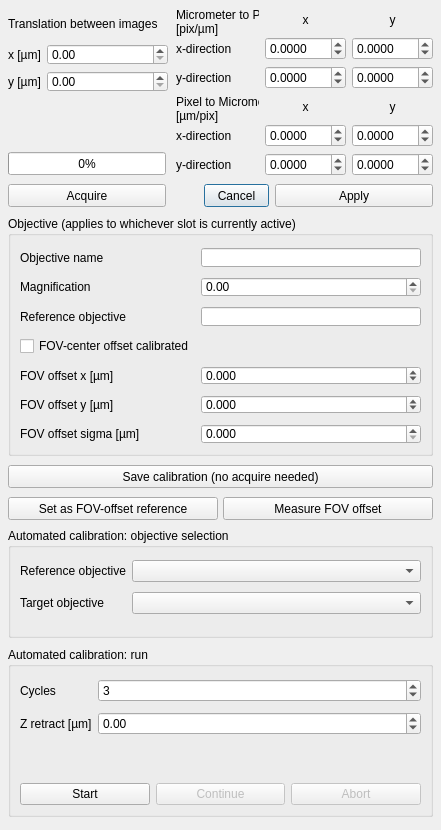
<?xml version="1.0" encoding="UTF-8"?>
<ui version="4.0">
 <class>Dialog</class>
 <widget class="QDialog" name="Dialog">
  <property name="geometry">
   <rect>
    <x>0</x>
    <y>0</y>
    <width>441</width>
    <height>830</height>
   </rect>
  </property>
  <property name="windowTitle">
   <string>Scale calibration</string>
  </property>
  <widget class="QPushButton" name="button_cancel">
   <property name="geometry">
    <rect>
     <x>204</x>
     <y>184</y>
     <width>65</width>
     <height>23</height>
    </rect>
   </property>
   <property name="text">
    <string>Cancel</string>
   </property>
  </widget>
  <widget class="QPushButton" name="button_apply">
   <property name="geometry">
    <rect>
     <x>275</x>
     <y>184</y>
     <width>158</width>
     <height>23</height>
    </rect>
   </property>
   <property name="text">
    <string>Apply</string>
   </property>
  </widget>
  <widget class="QWidget" name="verticalLayoutWidget">
   <property name="geometry">
    <rect>
     <x>8</x>
     <y>8</y>
     <width>160</width>
     <height>84</height>
    </rect>
   </property>
   <layout class="QVBoxLayout" name="verticalLayout">
    <property name="spacing">
     <number>6</number>
    </property>
    <item>
     <widget class="QLabel" name="settings_label">
      <property name="sizePolicy">
       <sizepolicy hsizetype="Preferred" vsizetype="Fixed">
        <horstretch>0</horstretch>
        <verstretch>0</verstretch>
       </sizepolicy>
      </property>
      <property name="minimumSize">
       <size>
        <width>0</width>
        <height>30</height>
       </size>
      </property>
      <property name="maximumSize">
       <size>
        <width>16777215</width>
        <height>28</height>
       </size>
      </property>
      <property name="text">
       <string>Translation between images</string>
      </property>
      <property name="alignment">
       <set>Qt::AlignLeading|Qt::AlignLeft|Qt::AlignVCenter</set>
      </property>
     </widget>
    </item>
    <item>
     <layout class="QFormLayout" name="formLayout">
      <item row="0" column="0">
       <widget class="QLabel" name="dx_label">
        <property name="text">
         <string>x [µm]</string>
        </property>
       </widget>
      </item>
      <item row="0" column="1">
       <widget class="QDoubleSpinBox" name="dx">
        <property name="minimumSize">
         <size>
          <width>74</width>
          <height>0</height>
         </size>
        </property>
        <property name="minimum">
         <double>0.000000000000000</double>
        </property>
        <property name="maximum">
         <double>100.000000000000000</double>
        </property>
       </widget>
      </item>
      <item row="1" column="0">
       <widget class="QLabel" name="dy_label">
        <property name="text">
         <string>y [µm]</string>
        </property>
       </widget>
      </item>
      <item row="1" column="1">
       <widget class="QDoubleSpinBox" name="dy">
        <property name="minimumSize">
         <size>
          <width>74</width>
          <height>0</height>
         </size>
        </property>
        <property name="maximum">
         <double>100.000000000000000</double>
        </property>
       </widget>
      </item>
     </layout>
    </item>
   </layout>
  </widget>
  <widget class="QWidget" name="verticalLayoutWidget_2">
   <property name="geometry">
    <rect>
     <x>176</x>
     <y>8</y>
     <width>257</width>
     <height>168</height>
    </rect>
   </property>
   <layout class="QVBoxLayout" name="verticalLayout_2">
    <item>
     <layout class="QGridLayout" name="gridLayout">
      <property name="spacing">
       <number>6</number>
      </property>
      <item row="1" column="2">
       <widget class="QDoubleSpinBox" name="micrometerToPixX_y">
        <property name="decimals">
         <number>4</number>
        </property>
        <property name="minimum">
         <double>-100.000000000000000</double>
        </property>
        <property name="maximum">
         <double>100.000000000000000</double>
        </property>
        <property name="singleStep">
         <double>0.100000000000000</double>
        </property>
       </widget>
      </item>
      <item row="2" column="0">
       <widget class="QLabel" name="label_6">
        <property name="text">
         <string>y-direction</string>
        </property>
       </widget>
      </item>
      <item row="1" column="1">
       <widget class="QDoubleSpinBox" name="micrometerToPixX_x">
        <property name="decimals">
         <number>4</number>
        </property>
        <property name="minimum">
         <double>-100.000000000000000</double>
        </property>
        <property name="maximum">
         <double>100.000000000000000</double>
        </property>
        <property name="singleStep">
         <double>0.100000000000000</double>
        </property>
       </widget>
      </item>
      <item row="2" column="2">
       <widget class="QDoubleSpinBox" name="micrometerToPixY_y">
        <property name="decimals">
         <number>4</number>
        </property>
        <property name="minimum">
         <double>-100.000000000000000</double>
        </property>
        <property name="maximum">
         <double>100.000000000000000</double>
        </property>
        <property name="singleStep">
         <double>0.100000000000000</double>
        </property>
       </widget>
      </item>
      <item row="2" column="1">
       <widget class="QDoubleSpinBox" name="micrometerToPixY_x">
        <property name="decimals">
         <number>4</number>
        </property>
        <property name="minimum">
         <double>-100.000000000000000</double>
        </property>
        <property name="maximum">
         <double>100.000000000000000</double>
        </property>
        <property name="singleStep">
         <double>0.100000000000000</double>
        </property>
       </widget>
      </item>
      <item row="0" column="1">
       <widget class="QLabel" name="label_5">
        <property name="text">
         <string>x</string>
        </property>
        <property name="alignment">
         <set>Qt::AlignCenter</set>
        </property>
       </widget>
      </item>
      <item row="0" column="2">
       <widget class="QLabel" name="label_7">
        <property name="text">
         <string>y</string>
        </property>
        <property name="alignment">
         <set>Qt::AlignCenter</set>
        </property>
       </widget>
      </item>
      <item row="1" column="0">
       <widget class="QLabel" name="label_4">
        <property name="text">
         <string>x-direction</string>
        </property>
       </widget>
      </item>
      <item row="0" column="0">
       <widget class="QLabel" name="label_12">
        <property name="sizePolicy">
         <sizepolicy hsizetype="Preferred" vsizetype="Fixed">
          <horstretch>0</horstretch>
          <verstretch>0</verstretch>
         </sizepolicy>
        </property>
        <property name="minimumSize">
         <size>
          <width>0</width>
          <height>28</height>
         </size>
        </property>
        <property name="maximumSize">
         <size>
          <width>16777215</width>
          <height>28</height>
         </size>
        </property>
        <property name="text">
         <string>Micrometer to Pixel
[pix/µm]</string>
        </property>
       </widget>
      </item>
     </layout>
    </item>
    <item>
     <layout class="QGridLayout" name="gridLayout_2">
      <property name="spacing">
       <number>6</number>
      </property>
      <item row="1" column="2">
       <widget class="QDoubleSpinBox" name="pixToMicrometerX_y">
        <property name="decimals">
         <number>4</number>
        </property>
        <property name="minimum">
         <double>-100.000000000000000</double>
        </property>
        <property name="maximum">
         <double>100.000000000000000</double>
        </property>
        <property name="singleStep">
         <double>0.010000000000000</double>
        </property>
       </widget>
      </item>
      <item row="2" column="0">
       <widget class="QLabel" name="label_8">
        <property name="text">
         <string>y-direction</string>
        </property>
       </widget>
      </item>
      <item row="1" column="1">
       <widget class="QDoubleSpinBox" name="pixToMicrometerX_x">
        <property name="decimals">
         <number>4</number>
        </property>
        <property name="minimum">
         <double>-100.000000000000000</double>
        </property>
        <property name="maximum">
         <double>100.000000000000000</double>
        </property>
        <property name="singleStep">
         <double>0.010000000000000</double>
        </property>
       </widget>
      </item>
      <item row="2" column="2">
       <widget class="QDoubleSpinBox" name="pixToMicrometerY_y">
        <property name="decimals">
         <number>4</number>
        </property>
        <property name="minimum">
         <double>-100.000000000000000</double>
        </property>
        <property name="maximum">
         <double>100.000000000000000</double>
        </property>
        <property name="singleStep">
         <double>0.010000000000000</double>
        </property>
       </widget>
      </item>
      <item row="2" column="1">
       <widget class="QDoubleSpinBox" name="pixToMicrometerY_x">
        <property name="decimals">
         <number>4</number>
        </property>
        <property name="minimum">
         <double>-100.000000000000000</double>
        </property>
        <property name="maximum">
         <double>100.000000000000000</double>
        </property>
        <property name="singleStep">
         <double>0.010000000000000</double>
        </property>
       </widget>
      </item>
      <item row="1" column="0">
       <widget class="QLabel" name="label_9">
        <property name="text">
         <string>x-direction</string>
        </property>
       </widget>
      </item>
      <item row="0" column="1">
       <widget class="QLabel" name="label_10">
        <property name="text">
         <string>x</string>
        </property>
        <property name="alignment">
         <set>Qt::AlignCenter</set>
        </property>
       </widget>
      </item>
      <item row="0" column="2">
       <widget class="QLabel" name="label_11">
        <property name="text">
         <string>y</string>
        </property>
        <property name="alignment">
         <set>Qt::AlignCenter</set>
        </property>
       </widget>
      </item>
      <item row="0" column="0">
       <widget class="QLabel" name="label_13">
        <property name="sizePolicy">
         <sizepolicy hsizetype="Preferred" vsizetype="Fixed">
          <horstretch>0</horstretch>
          <verstretch>0</verstretch>
         </sizepolicy>
        </property>
        <property name="minimumSize">
         <size>
          <width>0</width>
          <height>28</height>
         </size>
        </property>
        <property name="maximumSize">
         <size>
          <width>16777215</width>
          <height>28</height>
         </size>
        </property>
        <property name="text">
         <string>Pixel to Micrometer
[µm/pix]</string>
        </property>
       </widget>
      </item>
     </layout>
    </item>
   </layout>
  </widget>
  <widget class="QPushButton" name="button_acquire">
   <property name="geometry">
    <rect>
     <x>8</x>
     <y>184</y>
     <width>158</width>
     <height>23</height>
    </rect>
   </property>
   <property name="text">
    <string>Acquire</string>
   </property>
  </widget>
  <widget class="QProgressBar" name="progress">
   <property name="geometry">
    <rect>
     <x>8</x>
     <y>152</y>
     <width>158</width>
     <height>23</height>
    </rect>
   </property>
   <property name="value">
    <number>0</number>
   </property>
   <property name="alignment">
    <set>Qt::AlignLeading|Qt::AlignLeft|Qt::AlignVCenter</set>
   </property>
  </widget>
  <widget class="QGroupBox" name="objectiveGroupBox">
   <property name="geometry">
    <rect>
     <x>8</x>
     <y>216</y>
     <width>425</width>
     <height>240</height>
    </rect>
   </property>
   <property name="title">
    <string>Objective (applies to whichever slot is currently active)</string>
   </property>
   <layout class="QFormLayout" name="objectiveFormLayout">
    <property name="verticalSpacing">
     <number>10</number>
    </property>
    <property name="horizontalSpacing">
     <number>6</number>
    </property>
    <property name="leftMargin">
     <number>9</number>
    </property>
    <property name="topMargin">
     <number>12</number>
    </property>
    <property name="rightMargin">
     <number>9</number>
    </property>
    <property name="bottomMargin">
     <number>9</number>
    </property>
    <item row="0" column="0">
     <widget class="QLabel" name="objectiveName_label">
      <property name="text">
       <string>Objective name</string>
      </property>
     </widget>
    </item>
    <item row="0" column="1">
     <widget class="QLineEdit" name="objectiveName"/>
    </item>
    <item row="1" column="0">
     <widget class="QLabel" name="magnification_label">
      <property name="text">
       <string>Magnification</string>
      </property>
     </widget>
    </item>
    <item row="1" column="1">
     <widget class="QDoubleSpinBox" name="magnification">
      <property name="minimum">
       <double>0.000000000000000</double>
      </property>
      <property name="maximum">
       <double>1000.000000000000000</double>
      </property>
     </widget>
    </item>
    <item row="2" column="0">
     <widget class="QLabel" name="referenceObjectiveName_label">
      <property name="text">
       <string>Reference objective</string>
      </property>
     </widget>
    </item>
    <item row="2" column="1">
     <widget class="QLineEdit" name="referenceObjectiveName"/>
    </item>
    <item row="3" column="0">
     <widget class="QCheckBox" name="hasFovOffsetCheckbox">
      <property name="text">
       <string>FOV-center offset calibrated</string>
      </property>
     </widget>
    </item>
    <item row="4" column="0">
     <widget class="QLabel" name="fovOffsetX_label">
      <property name="text">
       <string>FOV offset x [µm]</string>
      </property>
     </widget>
    </item>
    <item row="4" column="1">
     <widget class="QDoubleSpinBox" name="fovOffsetX">
      <property name="decimals">
       <number>3</number>
      </property>
      <property name="minimum">
       <double>-100000.000000000000000</double>
      </property>
      <property name="maximum">
       <double>100000.000000000000000</double>
      </property>
     </widget>
    </item>
    <item row="5" column="0">
     <widget class="QLabel" name="fovOffsetY_label">
      <property name="text">
       <string>FOV offset y [µm]</string>
      </property>
     </widget>
    </item>
    <item row="5" column="1">
     <widget class="QDoubleSpinBox" name="fovOffsetY">
      <property name="decimals">
       <number>3</number>
      </property>
      <property name="minimum">
       <double>-100000.000000000000000</double>
      </property>
      <property name="maximum">
       <double>100000.000000000000000</double>
      </property>
     </widget>
    </item>
    <item row="6" column="0">
     <widget class="QLabel" name="fovOffsetSigma_label">
      <property name="text">
       <string>FOV offset sigma [µm]</string>
      </property>
     </widget>
    </item>
    <item row="6" column="1">
     <widget class="QDoubleSpinBox" name="fovOffsetSigma">
      <property name="decimals">
       <number>3</number>
      </property>
      <property name="minimum">
       <double>0.000000000000000</double>
      </property>
      <property name="maximum">
       <double>100000.000000000000000</double>
      </property>
     </widget>
    </item>
   </layout>
  </widget>
  <widget class="QPushButton" name="button_save">
   <property name="geometry">
    <rect>
     <x>8</x>
     <y>465</y>
     <width>425</width>
     <height>23</height>
    </rect>
   </property>
   <property name="text">
    <string>Save calibration (no acquire needed)</string>
   </property>
  </widget>
  <widget class="QPushButton" name="button_fovOffsetReference">
   <property name="geometry">
    <rect>
     <x>8</x>
     <y>497</y>
     <width>210</width>
     <height>23</height>
    </rect>
   </property>
   <property name="text">
    <string>Set as FOV-offset reference</string>
   </property>
  </widget>
  <widget class="QPushButton" name="button_fovOffsetMeasure">
   <property name="geometry">
    <rect>
     <x>223</x>
     <y>497</y>
     <width>210</width>
     <height>23</height>
    </rect>
   </property>
   <property name="text">
    <string>Measure FOV offset</string>
   </property>
  </widget>
  <widget class="QGroupBox" name="objectivePickerGroupBox">
   <property name="geometry">
    <rect>
     <x>8</x>
     <y>528</y>
     <width>425</width>
     <height>110</height>
    </rect>
   </property>
   <property name="title">
    <string>Automated calibration: objective selection</string>
   </property>
   <layout class="QFormLayout" name="objectivePickerFormLayout">
    <property name="verticalSpacing">
     <number>10</number>
    </property>
    <property name="horizontalSpacing">
     <number>6</number>
    </property>
    <property name="leftMargin">
     <number>9</number>
    </property>
    <property name="topMargin">
     <number>12</number>
    </property>
    <property name="rightMargin">
     <number>9</number>
    </property>
    <property name="bottomMargin">
     <number>9</number>
    </property>
    <item row="0" column="0">
     <widget class="QLabel" name="referenceObjectiveCombo_label">
      <property name="text">
       <string>Reference objective</string>
      </property>
     </widget>
    </item>
    <item row="0" column="1">
     <widget class="QComboBox" name="referenceObjectiveCombo"/>
    </item>
    <item row="1" column="0">
     <widget class="QLabel" name="targetObjectiveCombo_label">
      <property name="text">
       <string>Target objective</string>
      </property>
     </widget>
    </item>
    <item row="1" column="1">
     <widget class="QComboBox" name="targetObjectiveCombo"/>
    </item>
   </layout>
  </widget>
  <widget class="QGroupBox" name="objectiveCycleGroupBox">
   <property name="geometry">
    <rect>
     <x>8</x>
     <y>647</y>
     <width>425</width>
     <height>170</height>
    </rect>
   </property>
   <property name="title">
    <string>Automated calibration: run</string>
   </property>
   <layout class="QVBoxLayout" name="objectiveCycleVerticalLayout">
    <property name="spacing">
     <number>6</number>
    </property>
    <property name="leftMargin">
     <number>9</number>
    </property>
    <property name="topMargin">
     <number>12</number>
    </property>
    <property name="rightMargin">
     <number>9</number>
    </property>
    <property name="bottomMargin">
     <number>9</number>
    </property>
    <item>
     <layout class="QFormLayout" name="objectiveCycleFormLayout">
      <property name="verticalSpacing">
       <number>10</number>
      </property>
      <property name="horizontalSpacing">
       <number>6</number>
      </property>
      <item row="0" column="0">
       <widget class="QLabel" name="cyclesSpinBox_label">
        <property name="text">
         <string>Cycles</string>
        </property>
       </widget>
      </item>
      <item row="0" column="1">
       <widget class="QSpinBox" name="cyclesSpinBox">
        <property name="minimum">
         <number>1</number>
        </property>
        <property name="maximum">
         <number>100</number>
        </property>
        <property name="value">
         <number>3</number>
        </property>
       </widget>
      </item>
      <item row="1" column="0">
       <widget class="QLabel" name="zRetractDistanceUm_label">
        <property name="text">
         <string>Z retract [µm]</string>
        </property>
       </widget>
      </item>
      <item row="1" column="1">
       <widget class="QDoubleSpinBox" name="zRetractDistanceUm">
        <property name="decimals">
         <number>2</number>
        </property>
        <property name="minimum">
         <double>-10000.000000000000000</double>
        </property>
        <property name="maximum">
         <double>10000.000000000000000</double>
        </property>
       </widget>
      </item>
     </layout>
    </item>
    <item>
     <widget class="QLabel" name="objectiveCycleStatusLabel">
      <property name="text">
       <string/>
      </property>
      <property name="wordWrap">
       <bool>true</bool>
      </property>
     </widget>
    </item>
    <item>
     <layout class="QHBoxLayout" name="objectiveCycleButtonLayout">
      <property name="spacing">
       <number>6</number>
      </property>
      <item>
       <widget class="QPushButton" name="button_startObjectiveCycle">
        <property name="text">
         <string>Start</string>
        </property>
       </widget>
      </item>
      <item>
       <widget class="QPushButton" name="button_continueObjectiveCycle">
        <property name="enabled">
         <bool>false</bool>
        </property>
        <property name="text">
         <string>Continue</string>
        </property>
       </widget>
      </item>
      <item>
       <widget class="QPushButton" name="button_abortObjectiveCycle">
        <property name="enabled">
         <bool>false</bool>
        </property>
        <property name="text">
         <string>Abort</string>
        </property>
       </widget>
      </item>
     </layout>
    </item>
   </layout>
  </widget>
 </widget>
 <tabstops>
  <tabstop>dx</tabstop>
  <tabstop>dy</tabstop>
  <tabstop>micrometerToPixX_x</tabstop>
  <tabstop>micrometerToPixX_y</tabstop>
  <tabstop>micrometerToPixY_x</tabstop>
  <tabstop>micrometerToPixY_y</tabstop>
  <tabstop>pixToMicrometerX_x</tabstop>
  <tabstop>pixToMicrometerX_y</tabstop>
  <tabstop>pixToMicrometerY_x</tabstop>
  <tabstop>pixToMicrometerY_y</tabstop>
  <tabstop>button_acquire</tabstop>
  <tabstop>button_cancel</tabstop>
  <tabstop>button_apply</tabstop>
 </tabstops>
 <resources/>
 <connections/>
</ui>
